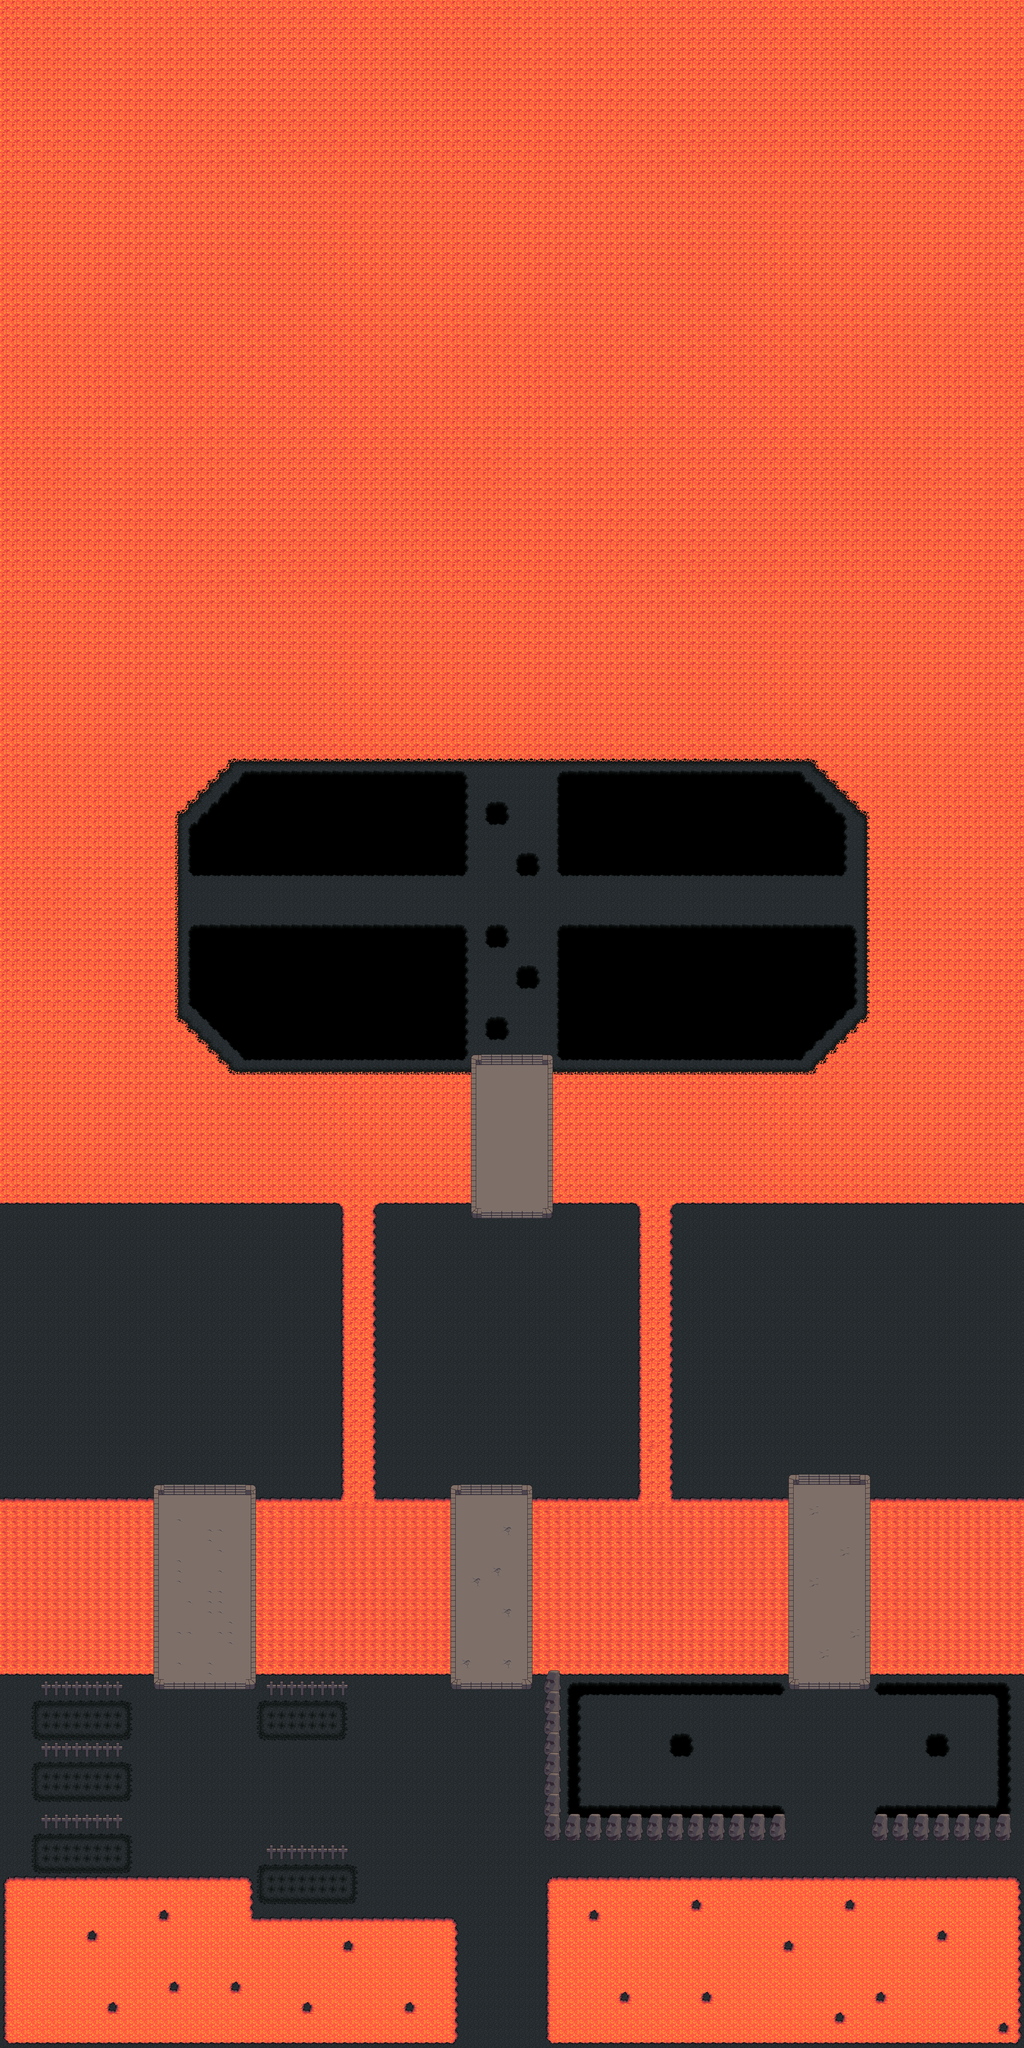

This game map was drawn from its Tiled (.tmx) file and the tilesets committed beside it. A one-line description and the trimmed map source follow:
An orthogonal 100x200 tile map with 32x32 px tiles, 4 tile layers (level0-low, level0-high, level0-object-low, level0-object-high), 2 tilesets and 80 objects.

<map version="1.0" orientation="orthogonal" width="100" height="200" tilewidth="32" tileheight="32">
 <properties>
  <property name="ambiance" value="dark-ambiance.ogg" />
  <property name="layers" value="1" />
  <property name="music" value="gaia-battle.ogg" />
 </properties>
 <tileset firstgid="1" name="base_out_atlas" tilewidth="32" tileheight="32">
  <image source="tiles/base_out_atlas.png" width="1024" height="1024" />
 </tileset>
 <tileset firstgid="1025" name="terrain_atlas" tilewidth="32" tileheight="32">
  <image source="tiles/terrain_atlas.png" width="1024" height="1024" />
 </tileset>
 <layer name="level0-low" width="100" height="200">
  <data>[20000 cells, 20000 non-empty, 2 distinct tile ids]</data>
 </layer>
 <layer name="level0-high" width="100" height="200">
  <data>[20000 cells, 13933 non-empty, 73 distinct tile ids]</data>
 </layer>
 <layer name="level0-object-low" width="100" height="200">
  <data>[20000 cells, 800 non-empty, 16 distinct tile ids]</data>
 </layer>
 <layer name="level0-object-high" width="100" height="200">
  <data>[20000 cells, 230 non-empty, 5 distinct tile ids]</data>
 </layer>
 <objectgroup name="level0-unwalkable" width="100" height="200">
  <object x="1472" y="3296" width="32" height="512" />
  <object x="1696" y="3296" width="32" height="512" />
  <object x="480" y="4640" width="32" height="640" />
  <object x="768" y="4640" width="32" height="640" />
  <object x="1632" y="4640" width="32" height="640" />
  <object x="1408" y="4640" width="32" height="640" />
 </objectgroup>
 <objectgroup name="level0-obstacle" width="100" height="200">
  <object x="832" y="5280" width="256" height="32" />
  <object x="128" y="5280" width="256" height="32" />
  <object x="128" y="5472" width="256" height="32" />
  <object x="128" y="5696" width="256" height="32" />
  <object x="832" y="5792" width="256" height="32" />
  <object x="1696" y="5696" width="768" height="64" />
  <object x="2720" y="5696" width="448" height="64" />
  <object x="2464" y="4608" width="32" height="672" />
  <object x="2688" y="4608" width="32" height="672" />
  <object x="0" y="0" width="32" height="6400" />
  <object x="0" y="6368" width="3200" height="32" />
  <object x="3168" y="0" width="32" height="6400" />
  <object x="0" y="0" width="3200" height="128" />
  <object x="1696" y="5248" width="64" height="448" />
 </objectgroup>
 <objectgroup name="level0-special" width="100" height="200">
  <object x="1696" y="5856" width="1472" height="512">
   <properties>
    <property name="type" value="lava" />
   </properties>
  </object>
  <object x="32" y="5856" width="768" height="512">
   <properties>
    <property name="type" value="lava" />
   </properties>
  </object>
  <object x="800" y="5984" width="640" height="384">
   <properties>
    <property name="type" value="lava" />
   </properties>
  </object>
  <object x="2720" y="4672" width="448" height="576">
   <properties>
    <property name="type" value="lava" />
   </properties>
  </object>
  <object x="1664" y="4672" width="800" height="576">
   <properties>
    <property name="type" value="lava" />
   </properties>
  </object>
  <object x="800" y="4672" width="608" height="576">
   <properties>
    <property name="type" value="lava" />
   </properties>
  </object>
  <object x="32" y="4672" width="448" height="576">
   <properties>
    <property name="type" value="lava" />
   </properties>
  </object>
  <object x="1984" y="3744" width="128" height="928">
   <properties>
    <property name="type" value="lava" />
   </properties>
  </object>
  <object x="1728" y="3328" width="1440" height="448">
   <properties>
    <property name="type" value="lava" />
   </properties>
  </object>
  <object x="2720" y="704" />
  <object x="1056" y="3744" width="128" height="960">
   <properties>
    <property name="type" value="lava" />
   </properties>
  </object>
  <object x="32" y="3328" width="1440" height="448">
   <properties>
    <property name="type" value="lava" />
   </properties>
  </object>
  <object x="32" y="2368" width="544" height="960">
   <properties>
    <property name="type" value="lava" />
   </properties>
  </object>
  <object x="576" y="2368" width="160" height="32">
   <properties>
    <property name="type" value="lava" />
   </properties>
  </object>
  <object x="576" y="2400" width="128" height="32">
   <properties>
    <property name="type" value="lava" />
   </properties>
  </object>
  <object x="576" y="2432" width="96" height="32">
   <properties>
    <property name="type" value="lava" />
   </properties>
  </object>
  <object x="576" y="2464" width="64" height="32">
   <properties>
    <property name="type" value="lava" />
   </properties>
  </object>
  <object x="576" y="2496" width="32" height="32">
   <properties>
    <property name="type" value="lava" />
   </properties>
  </object>
  <object x="576" y="3296" width="128" height="32">
   <properties>
    <property name="type" value="lava" />
   </properties>
  </object>
  <object x="576" y="3264" width="96" height="32">
   <properties>
    <property name="type" value="lava" />
   </properties>
  </object>
  <object x="576" y="3232" width="64" height="32">
   <properties>
    <property name="type" value="lava" />
   </properties>
  </object>
  <object x="576" y="3200" width="32" height="32">
   <properties>
    <property name="type" value="lava" />
   </properties>
  </object>
  <object x="2688" y="2368" width="480" height="960">
   <properties>
    <property name="type" value="lava" />
   </properties>
  </object>
  <object x="2560" y="3296" width="128" height="32">
   <properties>
    <property name="type" value="lava" />
   </properties>
  </object>
  <object x="2592" y="3264" width="96" height="32">
   <properties>
    <property name="type" value="lava" />
   </properties>
  </object>
  <object x="2624" y="3232" width="64" height="32">
   <properties>
    <property name="type" value="lava" />
   </properties>
  </object>
  <object x="2656" y="3200" width="32" height="32">
   <properties>
    <property name="type" value="lava" />
   </properties>
  </object>
  <object x="2528" y="2368" width="160" height="32">
   <properties>
    <property name="type" value="lava" />
   </properties>
  </object>
  <object x="2560" y="2400" width="128" height="32">
   <properties>
    <property name="type" value="lava" />
   </properties>
  </object>
  <object x="2592" y="2432" width="96" height="32">
   <properties>
    <property name="type" value="lava" />
   </properties>
  </object>
  <object x="2624" y="2464" width="64" height="32">
   <properties>
    <property name="type" value="lava" />
   </properties>
  </object>
  <object x="2656" y="2496" width="32" height="32">
   <properties>
    <property name="type" value="lava" />
   </properties>
  </object>
  <object x="576" y="2880" width="896" height="448">
   <properties>
    <property name="type" value="hole" />
   </properties>
  </object>
  <object x="768" y="2400" width="704" height="352">
   <properties>
    <property name="type" value="hole" />
   </properties>
  </object>
  <object x="576" y="2560" width="192" height="192">
   <properties>
    <property name="type" value="hole" />
   </properties>
  </object>
  <object x="576" y="2528" width="192" height="32">
   <properties>
    <property name="type" value="hole" />
   </properties>
  </object>
  <object x="672" y="2432" width="96" height="96">
   <properties>
    <property name="type" value="hole" />
   </properties>
  </object>
  <object x="704" y="2368" width="64" height="64">
   <properties>
    <property name="type" value="hole" />
   </properties>
  </object>
  <object x="608" y="2464" width="64" height="64">
   <properties>
    <property name="type" value="hole" />
   </properties>
  </object>
  </objectgroup>
 <objectgroup name="level0-spawners" width="100" height="200">
  <!-- 6 objects omitted --></objectgroup>
</map>
<!-- 21 of 80 objects omitted -->
